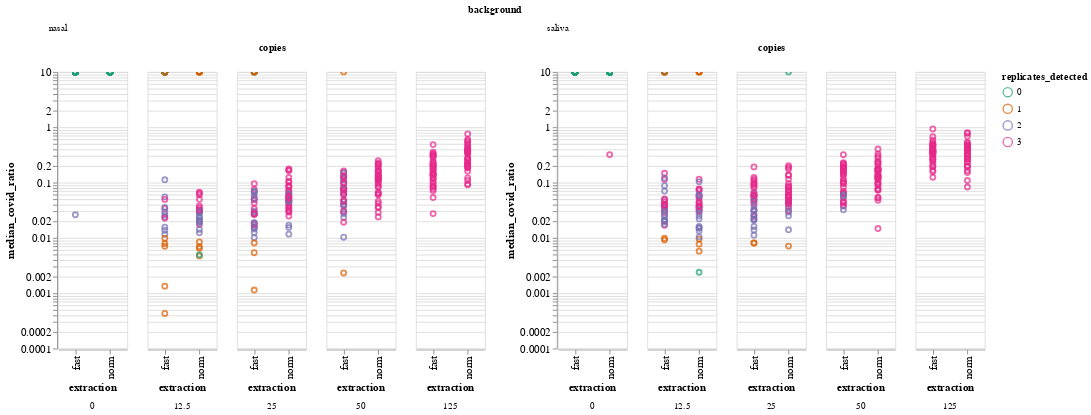

Notebook code for this chart:
### Code cell
brush = alt.selection(type = 'interval')

points = alt.Chart(no_ctrl).mark_point().encode(
    column = alt.Column('copies:N',  header = alt.Header(labelOrient = "bottom")),
    x = alt.X('extraction:N'),
    y = alt.Y('median_covid_ratio', scale = alt.Scale(type = 'log', base = 10, domain = [0.0001, 10])),
    tooltip=['extraction', 'background', 'replicates_detected', 'median_covid_ratio'],
    color= alt.Color('replicates_detected:O', scale=alt.Scale(scheme='dark2'))
).properties(
    width = 75,
    height = 300
).facet(
    facet='background:N',
    columns=2
).configure_axis(
    labelFontSize=12,
    titleFontSize=12
).interactive()

points

### Figure 1 — Vega-Lite specification as saved in the notebook (floating-point values rounded to 4 significant figures; data arrays with more than 128 entries replaced by an {"elided": "..."} marker saying what was removed)
{"$schema": "https://vega.github.io/schema/vega-lite/v3.3.0.json", "columns": 2, "config": {"axis": {"labelFontSize": 12, "titleFontSize": 12}, "mark": {"tooltip": null}, "view": {"height": 300, "width": 400}}, "data": {"name": "data-18c82bfd037bd77537e144023d9f354b"}, "datasets": {"data-18c82bfd037bd77537e144023d9f354b": {"elided": "752 records"}}, "facet": {"field": "background", "type": "nominal"}, "spec": {"encoding": {"color": {"field": "replicates_detected", "scale": {"scheme": "dark2"}, "type": "ordinal"}, "column": {"field": "copies", "header": {"labelOrient": "bottom"}, "type": "nominal"}, "tooltip": [{"field": "extraction", "type": "nominal"}, {"field": "background", "type": "nominal"}, {"field": "replicates_detected", "type": "quantitative"}, {"field": "median_covid_ratio", "type": "quantitative"}], "x": {"field": "extraction", "type": "nominal"}, "y": {"field": "median_covid_ratio", "scale": {"base": 10, "domain": [0.0001, 10], "type": "log"}, "type": "quantitative"}}, "height": 300, "mark": "point", "selection": {"selector005": {"bind": "scales", "encodings": ["x", "y"], "type": "interval"}}, "width": 75}}
